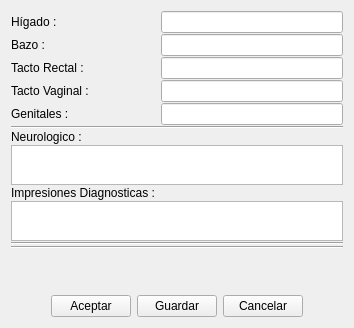
       <widget class="QWidget" name="tab_ExamenClinicoIII">
        <attribute name="title">
         <string>Examen Clínico Parte III</string>
        </attribute>
        <layout class="QGridLayout" name="gridLayout_13">
         <item row="0" column="0">
          <layout class="QGridLayout" name="gridLayout_7">
           <property name="verticalSpacing">
            <number>1</number>
           </property>
           <item row="0" column="0">
            <widget class="QLabel" name="label_117">
             <property name="sizePolicy">
              <sizepolicy hsizetype="Fixed" vsizetype="Fixed">
               <horstretch>0</horstretch>
               <verstretch>0</verstretch>
              </sizepolicy>
             </property>
             <property name="text">
              <string>Hígado :</string>
             </property>
            </widget>
           </item>
           <item row="1" column="0">
            <widget class="QLabel" name="label_122">
             <property name="sizePolicy">
              <sizepolicy hsizetype="Fixed" vsizetype="Preferred">
               <horstretch>0</horstretch>
               <verstretch>0</verstretch>
              </sizepolicy>
             </property>
             <property name="text">
              <string>Bazo :</string>
             </property>
            </widget>
           </item>
           <item row="1" column="1" colspan="2">
            <widget class="QLineEdit" name="lineEdit_Bazo">
             <property name="sizePolicy">
              <sizepolicy hsizetype="Ignored" vsizetype="Fixed">
               <horstretch>0</horstretch>
               <verstretch>0</verstretch>
              </sizepolicy>
             </property>
            </widget>
           </item>
           <item row="3" column="0">
            <widget class="QLabel" name="label_123">
             <property name="sizePolicy">
              <sizepolicy hsizetype="Fixed" vsizetype="Preferred">
               <horstretch>0</horstretch>
               <verstretch>0</verstretch>
              </sizepolicy>
             </property>
             <property name="text">
              <string>Tacto Vaginal :</string>
             </property>
            </widget>
           </item>
           <item row="3" column="1" colspan="2">
            <widget class="QLineEdit" name="lineEdit_TactoVaginal">
             <property name="sizePolicy">
              <sizepolicy hsizetype="Ignored" vsizetype="Fixed">
               <horstretch>0</horstretch>
               <verstretch>0</verstretch>
              </sizepolicy>
             </property>
            </widget>
           </item>
           <item row="6" column="0">
            <widget class="QLabel" name="label_124">
             <property name="text">
              <string>Neurologico :</string>
             </property>
            </widget>
           </item>
           <item row="5" column="0" colspan="3">
            <widget class="Line" name="line_9">
             <property name="orientation">
              <enum>Qt::Horizontal</enum>
             </property>
            </widget>
           </item>
           <item row="4" column="0">
            <widget class="QLabel" name="label_134">
             <property name="sizePolicy">
              <sizepolicy hsizetype="Fixed" vsizetype="Preferred">
               <horstretch>0</horstretch>
               <verstretch>0</verstretch>
              </sizepolicy>
             </property>
             <property name="text">
              <string>Genitales :</string>
             </property>
            </widget>
           </item>
           <item row="4" column="1" colspan="2">
            <widget class="QLineEdit" name="lineEdit_Genitales"/>
           </item>
           <item row="2" column="0">
            <widget class="QLabel" name="label_135">
             <property name="sizePolicy">
              <sizepolicy hsizetype="Fixed" vsizetype="Fixed">
               <horstretch>0</horstretch>
               <verstretch>0</verstretch>
              </sizepolicy>
             </property>
             <property name="text">
              <string>Tacto Rectal :</string>
             </property>
            </widget>
           </item>
           <item row="13" column="0" colspan="3">
            <widget class="Line" name="line_12">
             <property name="orientation">
              <enum>Qt::Horizontal</enum>
             </property>
            </widget>
           </item>
           <item row="16" column="0" rowspan="2" colspan="3">
            <widget class="Line" name="line_13">
             <property name="orientation">
              <enum>Qt::Horizontal</enum>
             </property>
            </widget>
           </item>
           <item row="2" column="1" colspan="2">
            <widget class="QLineEdit" name="lineEdit_TactoRectal"/>
           </item>
           <item row="8" column="0" colspan="3">
            <widget class="QTextEdit" name="textEdit_Neurologico">
             <property name="minimumSize">
              <size>
               <width>0</width>
               <height>40</height>
              </size>
             </property>
             <property name="maximumSize">
              <size>
               <width>16777215</width>
               <height>40</height>
              </size>
             </property>
            </widget>
           </item>
           <item row="0" column="1" colspan="2">
            <widget class="QLineEdit" name="lineEdit_Higado"/>
           </item>
           <item row="10" column="0" colspan="3">
            <widget class="QTextEdit" name="textEdit_ImpresionesDiagnosticas">
             <property name="minimumSize">
              <size>
               <width>0</width>
               <height>40</height>
              </size>
             </property>
             <property name="maximumSize">
              <size>
               <width>16777215</width>
               <height>40</height>
              </size>
             </property>
            </widget>
           </item>
           <item row="18" column="0">
            <spacer name="verticalSpacer_7">
             <property name="orientation">
              <enum>Qt::Vertical</enum>
             </property>
             <property name="sizeHint" stdset="0">
              <size>
               <width>20</width>
               <height>40</height>
              </size>
             </property>
            </spacer>
           </item>
           <item row="9" column="0">
            <widget class="QLabel" name="label_125">
             <property name="text">
              <string>Impresiones Diagnosticas :</string>
             </property>
            </widget>
           </item>
          </layout>
         </item>
         <item row="1" column="0">
          <layout class="QHBoxLayout" name="horizontalLayout_6">
           <item>
            <spacer name="horizontalSpacer_6">
             <property name="orientation">
              <enum>Qt::Horizontal</enum>
             </property>
             <property name="sizeHint" stdset="0">
              <size>
               <width>40</width>
               <height>20</height>
              </size>
             </property>
            </spacer>
           </item>
           <item>
            <widget class="QPushButton" name="pushButton_AceptExamenClinico">
             <property name="text">
              <string>Aceptar</string>
             </property>
            </widget>
           </item>
           <item>
            <widget class="QPushButton" name="pushButton_SaveExamenClinico">
             <property name="text">
              <string>Guardar</string>
             </property>
            </widget>
           </item>
           <item>
            <widget class="QPushButton" name="pushButton_CancelExamenClinico">
             <property name="text">
              <string>Cancelar</string>
             </property>
            </widget>
           </item>
           <item>
            <spacer name="horizontalSpacer_7">
             <property name="orientation">
              <enum>Qt::Horizontal</enum>
             </property>
             <property name="sizeHint" stdset="0">
              <size>
               <width>40</width>
               <height>20</height>
              </size>
             </property>
            </spacer>
           </item>
          </layout>
         </item>
        </layout>
       </widget>
